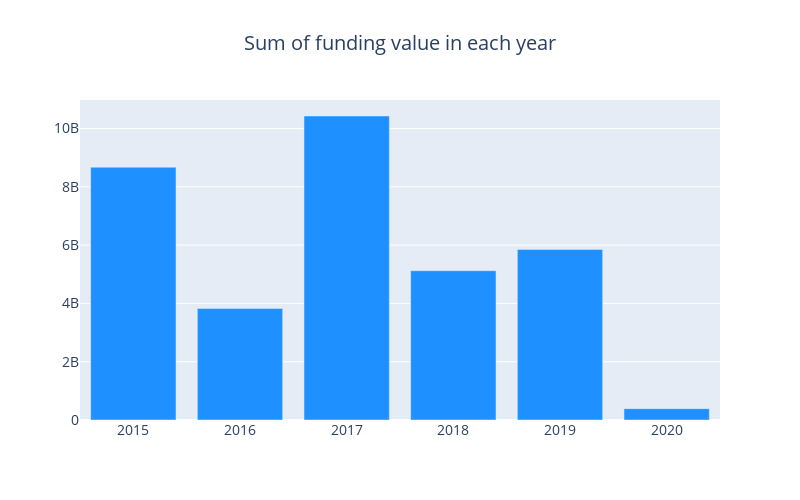

Notebook cell for this chart:
### Markdown cell above
* Rapido Bike Taxi looks like leading the pack by raising 3.9 Billion USD. But wait, this looks fishy. Infact Rapido raised 3.9 Billion INR and not USD. So this one is around 54 Million USD. This also shows that the data is not very accurate and so there should be caution in using it.
    
* Three of the next four high fundings are flipkart which seems to be expected and the other one is PayTM.
* Also Swiggy raised 1 Billion USD last year which is not in the data.

We will correct the data for Rapido and do the following analysis.

### Code cell
# Correcting the funding value
newdf["CleanedAmount"][df["CleanedAmount"]==3900000000] = 50000000

# Getting the sum, count and mean values of funding
cnt_df = newdf.groupby('year')['CleanedAmount'].agg(["sum","count","mean"])
# plotting a graph of the sum of fundings
cnt_srs = cnt_df["sum"]
cnt_srs = cnt_srs.sort_index()

trace = go.Bar(
    x=cnt_srs.index,
    y=cnt_srs.values,
    marker=dict(
        color="#1E90FF",
    ),
)

layout = go.Layout(
    title=go.layout.Title(
        text="Sum of funding value in each year",
        x=0.5
    ),
    font=dict(size=14),
    width=800,
    height=500,
)

data = [trace]
fig = go.Figure(data=data, layout=layout)
py.iplot(fig, filename="funding")

### Figure 1 — Plotly figure (JSON) as saved in the notebook; plotly's stock layout.template omitted (floating-point values rounded to 4 significant figures)
{"data": [{"marker": {"color": "#1E90FF"}, "type": "bar", "x": [2015, 2016, 2017, 2018, 2019, 2020], "y": [8672740650, 3827682015, 10429078961, 5122323414, 5851000000.0, 390207254]}], "layout": {"font": {"size": 14}, "height": 500, "title": {"text": "Sum of funding value in each year", "x": 0.5}, "width": 800}}
